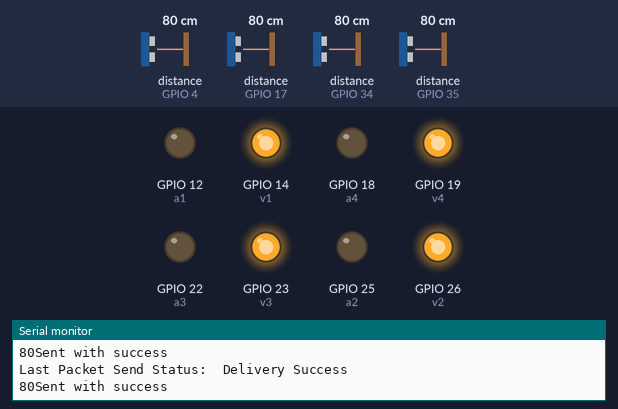
A sketch run on a simulated ESP32. Shown: output pins drawn as LEDs (lit = HIGH), the last lines printed to the serial monitor. Wiring (inferred from the names in the program): 4 × ultrasonic range finder: trigger GPIO 15, echo GPIO 4 / trigger GPIO 16, echo GPIO 17 / trigger GPIO 27, echo GPIO 35 / trigger GPIO 32, echo GPIO 34. The test bench sets the inputs (shaded band); at power-on: distance to the obstacle (sensors on GPIO 4, GPIO 17, GPIO 34, GPIO 35) 80 cm. The echo pulse lasts 58.3 µs per cm; pins used as bus, display or sensor lines are not drawn.

Above: at 1.2 s.
1.3 s: distance to the obstacle (sensor on GPIO 4) set to 10 cm
2.8 s: distance to the obstacle (sensor on GPIO 4) set to 7 cm
At 3.2 s:
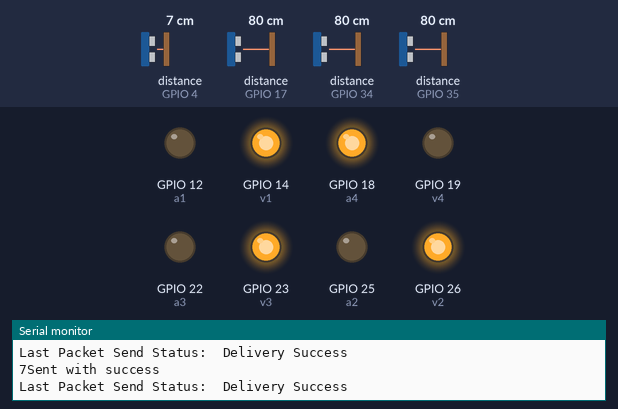
4.3 s: distance to the obstacle (sensor on GPIO 17) set to 10 cm
5.8 s: distance to the obstacle (sensor on GPIO 17) set to 7 cm
At 6.8 s:
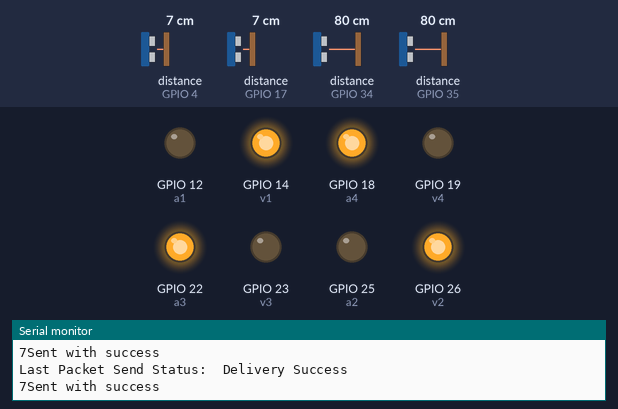
7.3 s: distance to the obstacle (sensor on GPIO 34) set to 10 cm
10.3 s: distance to the obstacle (sensor on GPIO 34) set to 7 cm
At 11.8 s:
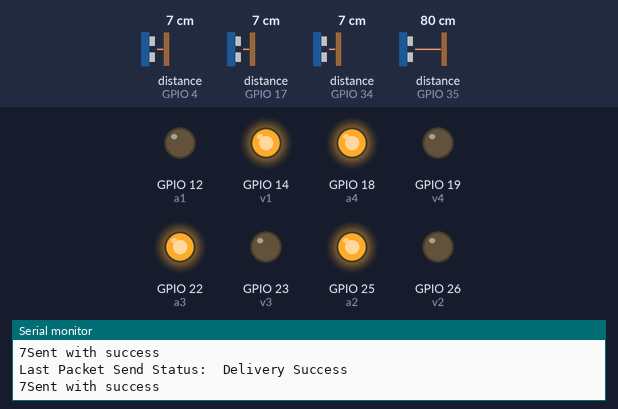
Timing chart, 0 to 12.9 s (numbered marks = the images above; inputs shaded):
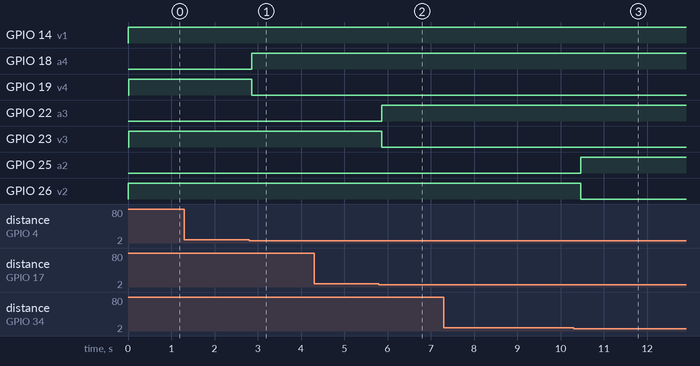

Measured:
- the behaviour switches between 9 and 8 cm on distance to the obstacle (sensor on GPIO 4) (found by bisection; images 0 and 1)
- the behaviour switches between 9 and 8 cm on distance to the obstacle (sensor on GPIO 17) (found by bisection; images 1 and 2)
- the behaviour switches between 9 and 8 cm on distance to the obstacle (sensor on GPIO 34) (found by bisection; images 2 and 3)
- after the input at 2.8 s, GPIO 18 (a4): LOW → HIGH after 0.06 s; GPIO 19 (v4): HIGH → LOW after 0.06 s
- after the input at 5.8 s, GPIO 22 (a3): LOW → HIGH after 0.06 s; GPIO 23 (v3): HIGH → LOW after 0.06 s
- after the input at 10.3 s, GPIO 25 (a2): LOW → HIGH after 0.17 s; GPIO 26 (v2): HIGH → LOW after 0.17 s

The sketch:

EnvioDatosNodemCUv1.1.ino
```cpp
#include <esp_now.h>
#include <WiFi.h>
//------------------------------SLOT 1--------------------------------------------------------------------------------------------
//Sensor Ultrasonico 1
int v1 = 14;//DECLARACION DE LOS LEDS
int a1 = 12;//DECLARACION DE LOS LEDS
int r1 = 13;//DECLARACION DE LOS LEDS
int echoPin1 = 35;//DECLARACION DE PUERTO ECHO
int triggerPin1 = 27;//DECLARACION DE PUERTO TRIGGER
long ultrason1 = 0;

//Distancia sensor ultrasonico1 1
long readUltrasonicDistance1(int triggerPin1, int echoPin1)
{
  pinMode(triggerPin1, OUTPUT);  // Clear the trigger
  digitalWrite(triggerPin1, LOW);//LECTURA DEL PUERTO TRIGGER
  delayMicroseconds(2);
  // Sets the trigger pin to HIGH state for 10 microseconds
  digitalWrite(triggerPin1, HIGH);
  delayMicroseconds(10);
  digitalWrite(triggerPin1, LOW);//LECTURA DEL PUERTO TRIGGER
  pinMode(echoPin1, INPUT);
  // Reads the echo pin, and returns the sound wave travel time in microseconds *0.01723
  return (pulseIn(echoPin1, HIGH)*0.01723);

}
//----------------------------SLOT 2------------------------------------------------------------------------
//Sensor Ultrasonico 2
int v2 = 26;//DECLARACION DE LOS LEDS
int a2 = 25;//DECLARACION DE LOS LEDS
int r2 = 33;//DECLARACION DE LOS LEDS
int echoPin2 = 34;//DECLARACION DE PUERTO ECHO
int triggerPin2 = 32;//DECLARACION DE PUERTO TRIGGER
long ultrason2 = 0;

//Distancia sensor ultrasonico 2
long readUltrasonicDistance2(int triggerPin2, int echoPin2)
{
  pinMode(triggerPin2, OUTPUT);  // Clear the trigger
  digitalWrite(triggerPin2, LOW);//LECTURA DEL PUERTO TRIGGER
  delayMicroseconds(2);
  // Sets the trigger pin to HIGH state for 10 microseconds
  digitalWrite(triggerPin2, HIGH);
  delayMicroseconds(10);
  digitalWrite(triggerPin2, LOW);//LECTURA DEL PUERTO TRIGGER
  pinMode(echoPin2, INPUT);
  // Reads the echo pin, and returns the sound wave travel time in microseconds *0.01723
  return (pulseIn(echoPin2, HIGH)*0.01723);

}
//-----------------------SLOT 3----------------------------------------------------------------------------
//Sensor Ultrasonico 3
int v3 = 23;//DECLARACION DE LOS LEDS
int a3 = 22;//DECLARACION DE LOS LEDS
int r3 = 21;//DECLARACION DE LOS LEDS
int echoPin3 = 17;//DECLARACION DE PUERTO ECHO
int triggerPin3 = 16;//DECLARACION DE PUERTO TRIGGER
long ultrason3 = 0;

//Distancia sensor ultrasonico 3
long readUltrasonicDistance3(int triggerPin3, int echoPin3)
{
  pinMode(triggerPin3, OUTPUT);  // Clear the trigger
  digitalWrite(triggerPin3, LOW);//LECTURA DEL PUERTO TRIGGER
  delayMicroseconds(2);
  // Sets the trigger pin to HIGH state for 10 microseconds
  digitalWrite(triggerPin3, HIGH);
  delayMicroseconds(10);
  digitalWrite(triggerPin3, LOW);//LECTURA DEL PUERTO TRIGGER
  pinMode(echoPin3, INPUT);
  // Reads the echo pin, and returns the sound wave travel time in microseconds *0.01723
  return (pulseIn(echoPin3, HIGH)*0.01723);

}
//-------------------------SLOT 4-----------------------------------------------------------------------------
//Sensor Ultrasonico 4
int v4 = 19;//DECLARACION DE LOS LEDS
int a4 = 18;//DECLARACION DE LOS LEDS
int r4 = 5;//DECLARACION DE LOS LEDS
int echoPin4 = 4;//DECLARACION DE PUERTO ECHO
int triggerPin4 = 15;//DECLARACION DE PUERTO TRIGGER
long ultrason4 = 0;

//Distancia sensor ultrasonico 4
long readUltrasonicDistance4(int triggerPin4, int echoPin4)
{
  pinMode(triggerPin4, OUTPUT);  // Clear the trigger
  digitalWrite(triggerPin4, LOW);//LECTURA DEL PUERTO TRIGGER
  delayMicroseconds(2);
  // Sets the trigger pin to HIGH state for 10 microseconds
  digitalWrite(triggerPin4, HIGH);
  delayMicroseconds(10);
  digitalWrite(triggerPin4, LOW);//LECTURA DEL PUERTO TRIGGER
  pinMode(echoPin4, INPUT);
  // Reads the echo pin, and returns the sound wave travel time in microseconds *0.01723
  return (pulseIn(echoPin4, HIGH)*0.01723);

}
//-----------------------------------------------------------------------------------
// REPLACE WITH YOUR RECEIVER MAC Address
uint8_t broadcastAddress[] = { 0xC8, 0xF0, 0x9E, 0xF7, 0xAB, 0x78 };

// Structure example to send data
// Must match the receiver structure
typedef struct struct_message {
  int slotR1;
  int slotR2;
  int slotR3;
  int slotR4;
} struct_message;

// Create a struct_message called myData
struct_message myData;

esp_now_peer_info_t peerInfo;

// callback when data is sent
void OnDataSent(const uint8_t *mac_addr, esp_now_send_status_t status) {
  Serial.print("\r\nLast Packet Send Status:\t");
  Serial.println(status == ESP_NOW_SEND_SUCCESS ? "Delivery Success" : "Delivery Fail");
}

void setup() {
  // Init Serial Monitor
  Serial.begin(115200);
//Salidas leds Slot 1
  pinMode(v1, OUTPUT);//SALIDA DEL LED
  pinMode(a1, OUTPUT);//SALIDA DEL LED
  pinMode(r1, OUTPUT);//SALIDA DEL LED
//Salidas leds Slot 2
  pinMode(v2, OUTPUT);//SALIDA DEL LED
  pinMode(a2, OUTPUT);//SALIDA DEL LED
  pinMode(r2, OUTPUT);//SALIDA DEL LED

//Salidas leds Slot 3
  pinMode(v3, OUTPUT);//SALIDA DEL LED
  pinMode(a3, OUTPUT);//SALIDA DEL LED
  pinMode(r3, OUTPUT);//SALIDA DEL LED

//Salidas leds Slot 4
  pinMode(v4, OUTPUT);//SALIDA DEL LED
  pinMode(a4, OUTPUT);//SALIDA DEL LED
  pinMode(r4, OUTPUT);//SALIDA DEL LED

  // Set device as a Wi-Fi Station
  WiFi.mode(WIFI_STA);

  // Init ESP-NOW
  if (esp_now_init() != ESP_OK) {
    Serial.println("Error initializing ESP-NOW");
    return;
  }

  // Once ESPNow is successfully Init, we will register for Send CB to
  // get the status of Trasnmitted packet
  esp_now_register_send_cb(OnDataSent);

  // Register peer
  memcpy(peerInfo.peer_addr, broadcastAddress, 6);
  peerInfo.channel = 0;
  peerInfo.encrypt = false;

  // Add peer
  if (esp_now_add_peer(&peerInfo) != ESP_OK) {
    Serial.println("Failed to add peer");
    return;
  }
}

void loop() {
//-----------------------------SLOT 1 ------------------------------------------------------------
  //Revision lugar de estacionamiento 1
  ultrason1 =readUltrasonicDistance1(27, 35);

  if (ultrason1 > 12) {
    digitalWrite(v1, HIGH);// LECRURA DIGITAL DEL LED
    digitalWrite(a1, LOW);// LECRURA DIGITAL DEL LED
    digitalWrite(r1, LOW);// LECRURA DIGITAL DEL LED
  }
  if (ultrason1 <= 8 && ultrason1 > 4) {
    digitalWrite(v1, LOW);// LECRURA DIGITAL DEL LED
    digitalWrite(a1, HIGH);// LECRURA DIGITAL DEL LED
    digitalWrite(r1, LOW);// LECRURA DIGITAL DEL LED
  }
  if (ultrason1 <= 4) {
    digitalWrite(v1, LOW);// LECRURA DIGITAL DEL LED
    digitalWrite(a1, LOW);// LECRURA DIGITAL DEL LED
    digitalWrite(r1, HIGH);// LECRURA DIGITAL DEL LED
  }

//-----------------------------SLOT 2 ------------------------------------------------------------
  ultrason2 =readUltrasonicDistance2(32, 34);

  if (ultrason2 > 12) {
    digitalWrite(v2, HIGH);// LECRURA DIGITAL DEL LED
    digitalWrite(a2, LOW);// LECRURA DIGITAL DEL LED
    digitalWrite(r2, LOW);// LECRURA DIGITAL DEL LED
  }
  if (ultrason2 <= 8 && ultrason2 > 4) {
    digitalWrite(v2, LOW);// LECRURA DIGITAL DEL LED
    digitalWrite(a2, HIGH);// LECRURA DIGITAL DEL LED
    digitalWrite(r2, LOW);// LECRURA DIGITAL DEL LED
  }
  if (ultrason2 <= 4) {
    digitalWrite(v2, LOW);// LECRURA DIGITAL DEL LED
    digitalWrite(a2, LOW);// LECRURA DIGITAL DEL LED
    digitalWrite(r2, HIGH);// LECRURA DIGITAL DEL LED
  }

//-----------------------------SLOT 3 ------------------------------------------------------------
  ultrason3 =readUltrasonicDistance3(16, 17);

  if (ultrason3 > 12) {
    digitalWrite(v3, HIGH);// LECRURA DIGITAL DEL LED
    digitalWrite(a3, LOW);// LECRURA DIGITAL DEL LED
    digitalWrite(r3, LOW);// LECRURA DIGITAL DEL LED
  }
  if (ultrason3 <= 8 && ultrason3 > 4) {
    digitalWrite(v3, LOW);// LECRURA DIGITAL DEL LED
    digitalWrite(a3, HIGH);// LECRURA DIGITAL DEL LED
    digitalWrite(r3, LOW);// LECRURA DIGITAL DEL LED
  }
  if (ultrason3 <= 4) {
    digitalWrite(v3, LOW);// LECRURA DIGITAL DEL LED
    digitalWrite(a3, LOW);// LECRURA DIGITAL DEL LED
    digitalWrite(r3, HIGH);// LECRURA DIGITAL DEL LED
  }

//-----------------------------SLOT 4 ------------------------------------------------------------
  ultrason4 =readUltrasonicDistance4(15, 4);
  Serial.print(ultrason4);

  if (ultrason4 > 12) {
    digitalWrite(v4, HIGH);// LECRURA DIGITAL DEL LED
    digitalWrite(a4, LOW);// LECRURA DIGITAL DEL LED
    digitalWrite(r4, LOW);// LECRURA DIGITAL DEL LED
  }
  if (ultrason4 <= 8 && ultrason4 > 4) {
    digitalWrite(v4, LOW);// LECRURA DIGITAL DEL LED
    digitalWrite(a4, HIGH);// LECRURA DIGITAL DEL LED
    digitalWrite(r4, LOW);// LECRURA DIGITAL DEL LED
  }
  if (ultrason4 <= 4) {
    digitalWrite(v4, LOW);// LECRURA DIGITAL DEL LED
    digitalWrite(a4, LOW);// LECRURA DIGITAL DEL LED
    digitalWrite(r4, HIGH);// LECRURA DIGITAL DEL LED
  }

//Actualizacion de estado de las entradas despues del proceso
//Envio solo de los leds rojos ya que con esos se trabajaran los estados
//estacionamiento
  int slotR1 = digitalRead(13);
  int slotR2 = digitalRead(33);
  int slotR3 = digitalRead(21);
  int slotR4 = digitalRead(5);
//Envio de valores de los leds
  myData.slotR1 = slotR1;
  myData.slotR2 = slotR2;
  myData.slotR3 = slotR3;
  myData.slotR4 = slotR4;


  delay(100); // Wait for 100 millisecond(s)

  // Send message via ESP-NOW
  esp_err_t result = esp_now_send(broadcastAddress, (uint8_t *)&myData, sizeof(myData));

  if (result == ESP_OK) {
    Serial.println("Sent with success");
  } else {
    Serial.println("Error sending the data");
  }
  delay(100);
}
```
